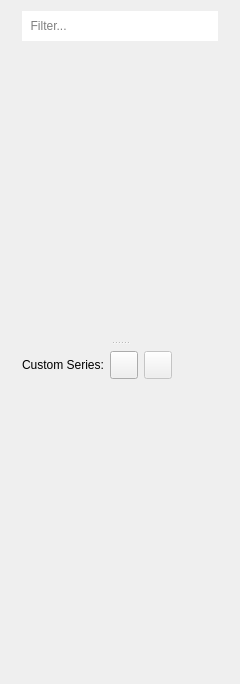
<?xml version="1.0" encoding="UTF-8"?>
<ui version="4.0">
 <class>CurveListPanel</class>
 <widget class="QWidget" name="CurveListPanel">
  <property name="geometry">
   <rect>
    <x>0</x>
    <y>0</y>
    <width>240</width>
    <height>684</height>
   </rect>
  </property>
  <property name="minimumSize">
   <size>
    <width>240</width>
    <height>0</height>
   </size>
  </property>
  <property name="maximumSize">
   <size>
    <width>600</width>
    <height>16777215</height>
   </size>
  </property>
  <property name="baseSize">
   <size>
    <width>280</width>
    <height>0</height>
   </size>
  </property>
  <property name="windowTitle">
   <string/>
  </property>
  <layout class="QVBoxLayout" name="verticalLayout_2">
   <property name="leftMargin">
    <number>0</number>
   </property>
   <property name="topMargin">
    <number>0</number>
   </property>
   <property name="rightMargin">
    <number>0</number>
   </property>
   <property name="bottomMargin">
    <number>0</number>
   </property>
   <item>
    <widget class="QWidget" name="widget" native="true">
     <layout class="QVBoxLayout" name="verticalLayout">
      <property name="topMargin">
       <number>0</number>
      </property>
      <item>
       <widget class="QSplitter" name="splitter">
        <property name="orientation">
         <enum>Qt::Vertical</enum>
        </property>
        <widget class="QWidget" name="layoutWidget">
         <layout class="QVBoxLayout" name="verticalLayoutTop" stretch="0,1">
          <property name="bottomMargin">
           <number>6</number>
          </property>
          <item>
           <widget class="QLineEdit" name="lineEditFilter">
            <property name="minimumSize">
             <size>
              <width>100</width>
              <height>30</height>
             </size>
            </property>
            <property name="maximumSize">
             <size>
              <width>16777215</width>
              <height>16777215</height>
             </size>
            </property>
            <property name="focusPolicy">
             <enum>Qt::ClickFocus</enum>
            </property>
            <property name="toolTip">
             <string>&lt;html&gt;&lt;head/&gt;&lt;body&gt;&lt;p&gt;Search box...&lt;/p&gt;&lt;/body&gt;&lt;/html&gt;</string>
            </property>
            <property name="styleSheet">
             <string notr="true"/>
            </property>
            <property name="inputMask">
             <string notr="true" extracomment="Search"/>
            </property>
            <property name="frame">
             <bool>false</bool>
            </property>
            <property name="placeholderText">
             <string>  Filter...</string>
            </property>
            <property name="clearButtonEnabled">
             <bool>true</bool>
            </property>
           </widget>
          </item>
          <item>
           <widget class="QWidget" name="listPlaceholder1" native="true"/>
          </item>
         </layout>
        </widget>
        <widget class="QWidget" name="layoutWidget1">
         <layout class="QVBoxLayout" name="verticalLayoutBottom" stretch="0,1">
          <property name="topMargin">
           <number>6</number>
          </property>
          <item>
           <layout class="QHBoxLayout" name="horizontalLayout_2" stretch="0,0,0,1">
            <property name="leftMargin">
             <number>0</number>
            </property>
            <item>
             <widget class="QLabel" name="label">
              <property name="text">
               <string>Custom Series:</string>
              </property>
             </widget>
            </item>
            <item>
             <widget class="QPushButton" name="buttonAddCustom">
              <property name="sizePolicy">
               <sizepolicy hsizetype="Preferred" vsizetype="Fixed">
                <horstretch>0</horstretch>
                <verstretch>0</verstretch>
               </sizepolicy>
              </property>
              <property name="minimumSize">
               <size>
                <width>28</width>
                <height>28</height>
               </size>
              </property>
              <property name="maximumSize">
               <size>
                <width>28</width>
                <height>28</height>
               </size>
              </property>
              <property name="focusPolicy">
               <enum>Qt::NoFocus</enum>
              </property>
              <property name="toolTip">
               <string>&lt;html&gt;&lt;head/&gt;&lt;body&gt;&lt;p&gt;Create a new timeseries&lt;/p&gt;&lt;/body&gt;&lt;/html&gt;</string>
              </property>
              <property name="text">
               <string/>
              </property>
              <property name="iconSize">
               <size>
                <width>20</width>
                <height>20</height>
               </size>
              </property>
              <property name="flat">
               <bool>false</bool>
              </property>
             </widget>
            </item>
            <item>
             <widget class="QPushButton" name="buttonEditCustom">
              <property name="enabled">
               <bool>false</bool>
              </property>
              <property name="sizePolicy">
               <sizepolicy hsizetype="Preferred" vsizetype="Fixed">
                <horstretch>0</horstretch>
                <verstretch>0</verstretch>
               </sizepolicy>
              </property>
              <property name="minimumSize">
               <size>
                <width>28</width>
                <height>28</height>
               </size>
              </property>
              <property name="maximumSize">
               <size>
                <width>28</width>
                <height>28</height>
               </size>
              </property>
              <property name="focusPolicy">
               <enum>Qt::NoFocus</enum>
              </property>
              <property name="toolTip">
               <string>&lt;html&gt;&lt;head/&gt;&lt;body&gt;&lt;p&gt;Modify the selected timeseries&lt;/p&gt;&lt;/body&gt;&lt;/html&gt;</string>
              </property>
              <property name="text">
               <string/>
              </property>
              <property name="iconSize">
               <size>
                <width>18</width>
                <height>18</height>
               </size>
              </property>
              <property name="flat">
               <bool>false</bool>
              </property>
             </widget>
            </item>
            <item>
             <spacer name="horizontalSpacer">
              <property name="orientation">
               <enum>Qt::Horizontal</enum>
              </property>
              <property name="sizeHint" stdset="0">
               <size>
                <width>40</width>
                <height>20</height>
               </size>
              </property>
             </spacer>
            </item>
           </layout>
          </item>
          <item>
           <widget class="QWidget" name="listPlaceholder2" native="true"/>
          </item>
         </layout>
        </widget>
       </widget>
      </item>
     </layout>
    </widget>
   </item>
  </layout>
 </widget>
 <layoutdefault spacing="6" margin="11"/>
 <resources/>
 <connections/>
</ui>
